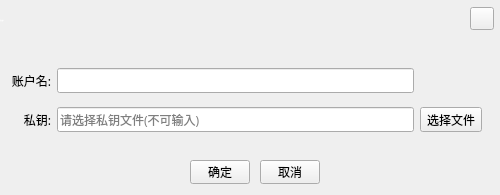
<?xml version="1.0" encoding="UTF-8"?>
<ui version="4.0">
 <class>ImportDialogHX</class>
 <widget class="QDialog" name="ImportDialogHX">
  <property name="geometry">
   <rect>
    <x>0</x>
    <y>0</y>
    <width>500</width>
    <height>195</height>
   </rect>
  </property>
  <property name="font">
   <font>
    <family>微软雅黑</family>
   </font>
  </property>
  <property name="windowTitle">
   <string>Dialog</string>
  </property>
  <property name="styleSheet">
   <string notr="true"/>
  </property>
  <widget class="QToolButton" name="closeBtn">
   <property name="geometry">
    <rect>
     <x>470</x>
     <y>7</y>
     <width>24</width>
     <height>23</height>
    </rect>
   </property>
   <property name="font">
    <font>
     <family>微软雅黑</family>
    </font>
   </property>
   <property name="cursor">
    <cursorShape>PointingHandCursor</cursorShape>
   </property>
   <property name="styleSheet">
    <string notr="true"/>
   </property>
   <property name="text">
    <string/>
   </property>
  </widget>
  <widget class="QLabel" name="title_Label">
   <property name="geometry">
    <rect>
     <x>0</x>
     <y>0</y>
     <width>500</width>
     <height>40</height>
    </rect>
   </property>
   <property name="font">
    <font>
     <family>微软雅黑</family>
     <pointsize>-1</pointsize>
     <weight>50</weight>
     <italic>false</italic>
     <bold>false</bold>
    </font>
   </property>
   <property name="styleSheet">
    <string notr="true">font: 14px &quot;微软雅黑&quot;;
color: rgb(255, 255, 255);</string>
   </property>
   <property name="text">
    <string>导入账户</string>
   </property>
  </widget>
  <widget class="QToolButton" name="okBtn">
   <property name="geometry">
    <rect>
     <x>190</x>
     <y>160</y>
     <width>60</width>
     <height>24</height>
    </rect>
   </property>
   <property name="font">
    <font>
     <family>微软雅黑</family>
    </font>
   </property>
   <property name="cursor">
    <cursorShape>PointingHandCursor</cursorShape>
   </property>
   <property name="styleSheet">
    <string notr="true">font: 9pt &quot;微软雅黑&quot;;</string>
   </property>
   <property name="text">
    <string>确定</string>
   </property>
  </widget>
  <widget class="QToolButton" name="cancelBtn">
   <property name="geometry">
    <rect>
     <x>260</x>
     <y>160</y>
     <width>60</width>
     <height>24</height>
    </rect>
   </property>
   <property name="font">
    <font>
     <family>微软雅黑</family>
    </font>
   </property>
   <property name="cursor">
    <cursorShape>PointingHandCursor</cursorShape>
   </property>
   <property name="styleSheet">
    <string notr="true">font: 9pt &quot;微软雅黑&quot;;</string>
   </property>
   <property name="text">
    <string>取消</string>
   </property>
  </widget>
  <widget class="QWidget" name="layoutWidget">
   <property name="geometry">
    <rect>
     <x>11</x>
     <y>60</y>
     <width>471</width>
     <height>81</height>
    </rect>
   </property>
   <layout class="QGridLayout" name="gridLayout">
    <item row="0" column="0">
     <widget class="QLabel" name="label_2">
      <property name="text">
       <string>账户名:</string>
      </property>
      <property name="alignment">
       <set>Qt::AlignRight|Qt::AlignTrailing|Qt::AlignVCenter</set>
      </property>
     </widget>
    </item>
    <item row="0" column="1">
     <widget class="QLineEdit" name="name">
      <property name="font">
       <font>
        <family>微软雅黑</family>
        <weight>50</weight>
        <italic>false</italic>
        <bold>false</bold>
       </font>
      </property>
      <property name="contextMenuPolicy">
       <enum>Qt::DefaultContextMenu</enum>
      </property>
      <property name="styleSheet">
       <string notr="true"/>
      </property>
      <property name="text">
       <string/>
      </property>
      <property name="echoMode">
       <enum>QLineEdit::Normal</enum>
      </property>
      <property name="readOnly">
       <bool>false</bool>
      </property>
     </widget>
    </item>
    <item row="1" column="0">
     <widget class="QLabel" name="label">
      <property name="text">
       <string>私钥:</string>
      </property>
      <property name="alignment">
       <set>Qt::AlignRight|Qt::AlignTrailing|Qt::AlignVCenter</set>
      </property>
     </widget>
    </item>
    <item row="1" column="1">
     <widget class="QLineEdit" name="privatekey">
      <property name="font">
       <font>
        <family>微软雅黑</family>
        <weight>50</weight>
        <italic>false</italic>
        <bold>false</bold>
       </font>
      </property>
      <property name="contextMenuPolicy">
       <enum>Qt::DefaultContextMenu</enum>
      </property>
      <property name="styleSheet">
       <string notr="true"/>
      </property>
      <property name="text">
       <string/>
      </property>
      <property name="echoMode">
       <enum>QLineEdit::Normal</enum>
      </property>
      <property name="readOnly">
       <bool>false</bool>
      </property>
      <property name="placeholderText">
       <string>请选择私钥文件(不可输入)</string>
      </property>
     </widget>
    </item>
    <item row="1" column="2">
     <widget class="QToolButton" name="pathBtn">
      <property name="cursor">
       <cursorShape>PointingHandCursor</cursorShape>
      </property>
      <property name="text">
       <string>选择文件</string>
      </property>
     </widget>
    </item>
   </layout>
  </widget>
  <zorder>layoutWidget</zorder>
  <zorder>title_Label</zorder>
  <zorder>okBtn</zorder>
  <zorder>cancelBtn</zorder>
  <zorder>closeBtn</zorder>
 </widget>
 <tabstops>
  <tabstop>privatekey</tabstop>
 </tabstops>
 <resources/>
 <connections/>
</ui>
